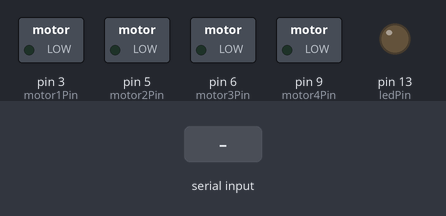
A sketch run on a simulated Arduino Uno, built with avr-gcc and run on an emulated ATmega328P. On the bench: switched loads named in the sketch (green lamp = pin HIGH), output pins drawn as LEDs (lit = HIGH). The inputs (shaded band) are chosen by the test bench.

Above: at 1.2 s.
1.3 s: "LED_ON\n" received over Serial
At 2.0 s:
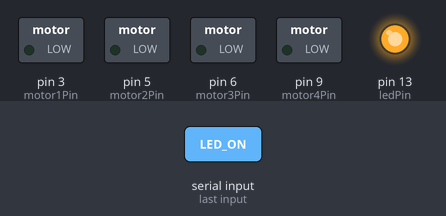
2.8 s: "FORWARD\n" received over Serial
At 3.2 s:
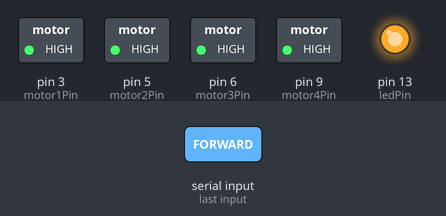
4.3 s: "LED_OFF\n" received over Serial
At 5.5 s:
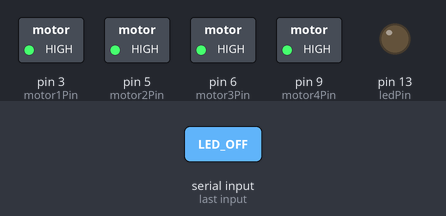
5.8 s: "BACKWARD\n" received over Serial
At 6.7 s:
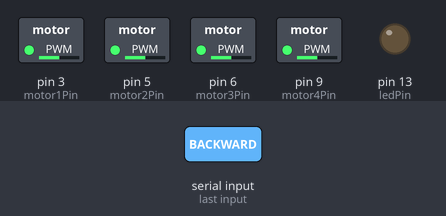
7.3 s: "LED_ON\n" received over Serial
At 7.8 s:
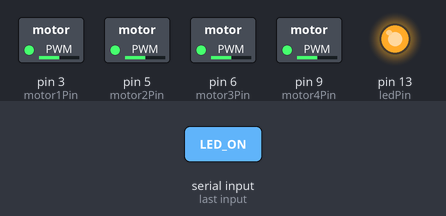
8.8 s: "FORWARD\n" received over Serial
At 10.1 s:
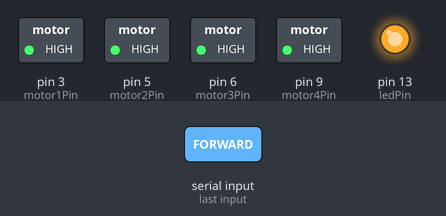
Timing chart, 0 to 11.3 s (numbered marks = the images above; inputs shaded):
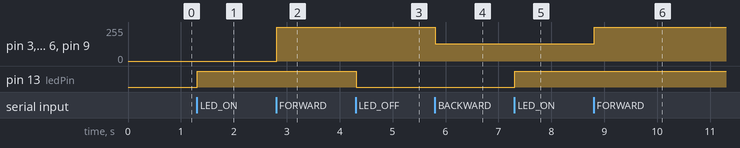

The sketch:

motors.ino
```cpp
// تعريف الدبابيس للمحركات
int motor1Pin = 3;
int motor2Pin = 5;
int motor3Pin = 6;
int motor4Pin = 9;
int ledPin = 13;

void setup() {
  // تهيئة الدبابيس كمخرجات
  pinMode(motor1Pin, OUTPUT);
  pinMode(motor2Pin, OUTPUT);
  pinMode(motor3Pin, OUTPUT);
  pinMode(motor4Pin, OUTPUT);
  pinMode(ledPin, OUTPUT);

  // بدء الاتصال التسلسلي
  Serial.begin(9600);
}

void loop() {
  if (Serial.available()) {
    String command = Serial.readStringUntil('\n');
    command.trim();  // إزالة المسافات الزائدة

    // التعامل مع الأوامر المختلفة
    if (command == "LED_ON") {
      digitalWrite(ledPin, HIGH); // تشغيل الـ LED
    }
    else if (command == "LED_OFF") {
      digitalWrite(ledPin, LOW); // إيقاف الـ LED
    }
    else if (command.startsWith("M")) {
      // التحكم بالمحركات عبر PWM
      int motor = command.charAt(1) - '0';  // الرقم المخصص للمحرك
      int speed = command.substring(3).toInt(); // السرعة

      switch (motor) {
        case 1:
          analogWrite(motor1Pin, speed);
          break;
        case 2:
          analogWrite(motor2Pin, speed);
          break;
        case 3:
          analogWrite(motor3Pin, speed);
          break;
        case 4:
          analogWrite(motor4Pin, speed);
          break;
      }
    }
    else if (command == "FORWARD") {
      analogWrite(motor1Pin, 255); // التحكم في السرعة
      analogWrite(motor2Pin, 255);
      analogWrite(motor3Pin, 255);
      analogWrite(motor4Pin, 255);
    }
    else if (command == "BACKWARD") {
      analogWrite(motor1Pin, 128);
      analogWrite(motor2Pin, 128);
      analogWrite(motor3Pin, 128);
      analogWrite(motor4Pin, 128);
    }
    else if (command == "STOP") {
      analogWrite(motor1Pin, 0);
      analogWrite(motor2Pin, 0);
      analogWrite(motor3Pin, 0);
      analogWrite(motor4Pin, 0);
    }
  }
}
```

Measured:
- after the input at 1.3 s, pin 13 (ledPin): LOW → HIGH at once
- after the input at 2.8 s, pin 3 (motor1Pin), pin 5 (motor2Pin), pin 6 (motor3Pin), pin 9 (motor4Pin): 0/255 → 255/255 at once
- after the input at 4.3 s, pin 13 (ledPin): HIGH → LOW at once
- after the input at 5.8 s, pin 3 (motor1Pin), pin 5 (motor2Pin), pin 6 (motor3Pin), pin 9 (motor4Pin): 255/255 → 128/255 at once
- after the input at 7.3 s, pin 13 (ledPin): LOW → HIGH at once
- after the input at 8.8 s, pin 3 (motor1Pin), pin 5 (motor2Pin), pin 6 (motor3Pin), pin 9 (motor4Pin): 128/255 → 255/255 at once
